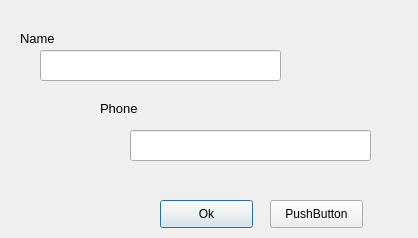
<?xml version="1.0" encoding="UTF-8"?>
<ui version="4.0">
 <class>Dialog</class>
 <widget class="QDialog" name="Dialog">
  <property name="geometry">
   <rect>
    <x>0</x>
    <y>0</y>
    <width>418</width>
    <height>238</height>
   </rect>
  </property>
  <property name="minimumSize">
   <size>
    <width>418</width>
    <height>238</height>
   </size>
  </property>
  <property name="maximumSize">
   <size>
    <width>418</width>
    <height>238</height>
   </size>
  </property>
  <property name="windowTitle">
   <string>Dialog</string>
  </property>
  <widget class="QLineEdit" name="lineEdit">
   <property name="geometry">
    <rect>
     <x>40</x>
     <y>50</y>
     <width>241</width>
     <height>31</height>
    </rect>
   </property>
   <property name="font">
    <font>
     <pointsize>12</pointsize>
    </font>
   </property>
  </widget>
  <widget class="QLineEdit" name="lineEdit_2">
   <property name="geometry">
    <rect>
     <x>130</x>
     <y>130</y>
     <width>241</width>
     <height>31</height>
    </rect>
   </property>
   <property name="font">
    <font>
     <pointsize>12</pointsize>
    </font>
   </property>
  </widget>
  <widget class="QLabel" name="label">
   <property name="geometry">
    <rect>
     <x>20</x>
     <y>30</y>
     <width>111</width>
     <height>16</height>
    </rect>
   </property>
   <property name="font">
    <font>
     <pointsize>10</pointsize>
    </font>
   </property>
   <property name="text">
    <string>Name</string>
   </property>
  </widget>
  <widget class="QLabel" name="label_2">
   <property name="geometry">
    <rect>
     <x>100</x>
     <y>100</y>
     <width>55</width>
     <height>16</height>
    </rect>
   </property>
   <property name="font">
    <font>
     <pointsize>10</pointsize>
    </font>
   </property>
   <property name="text">
    <string>Phone</string>
   </property>
  </widget>
  <widget class="QPushButton" name="pushButton">
   <property name="geometry">
    <rect>
     <x>160</x>
     <y>200</y>
     <width>93</width>
     <height>28</height>
    </rect>
   </property>
   <property name="text">
    <string>Ok</string>
   </property>
  </widget>
  <widget class="QPushButton" name="pushButton_2">
   <property name="geometry">
    <rect>
     <x>270</x>
     <y>200</y>
     <width>93</width>
     <height>28</height>
    </rect>
   </property>
   <property name="text">
    <string>PushButton</string>
   </property>
  </widget>
 </widget>
 <resources/>
 <connections/>
</ui>
